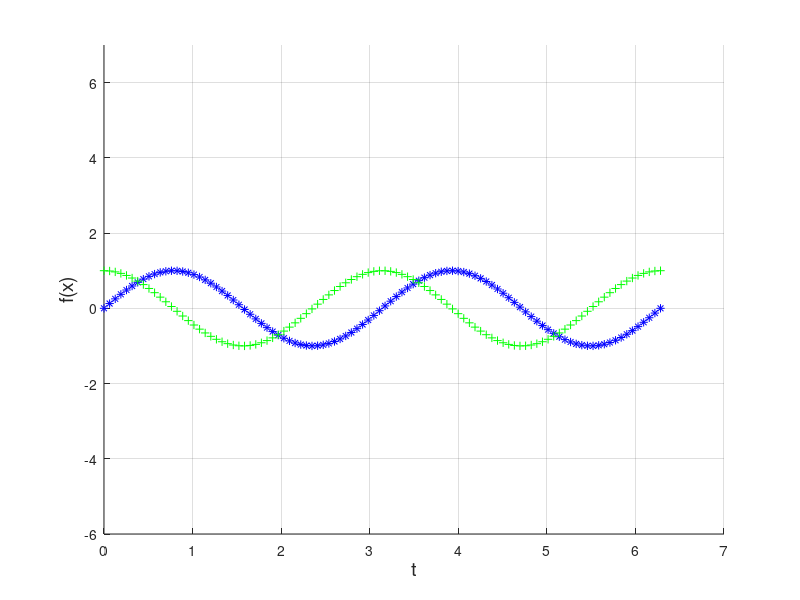

Recreate this plot in MATLAB. (Note: this script raises an error after producing the figure.)
grid on;
hold on;
w=2;
T=2*pi/w;
t=linspace(0,2*T);
u1=sin(w*t);
u2=cos(w*t);
plot(t,u1,'*b','linewidth',0.1)
plot(t,u2,'+g','linewidth',0.1)
xlabel('t','fontsize',14);
ylabel('f(x)','fontsize',14);
axis([0 7 -6 7])

legend('u1(t)','u2(t)',-1)
ginput(3);